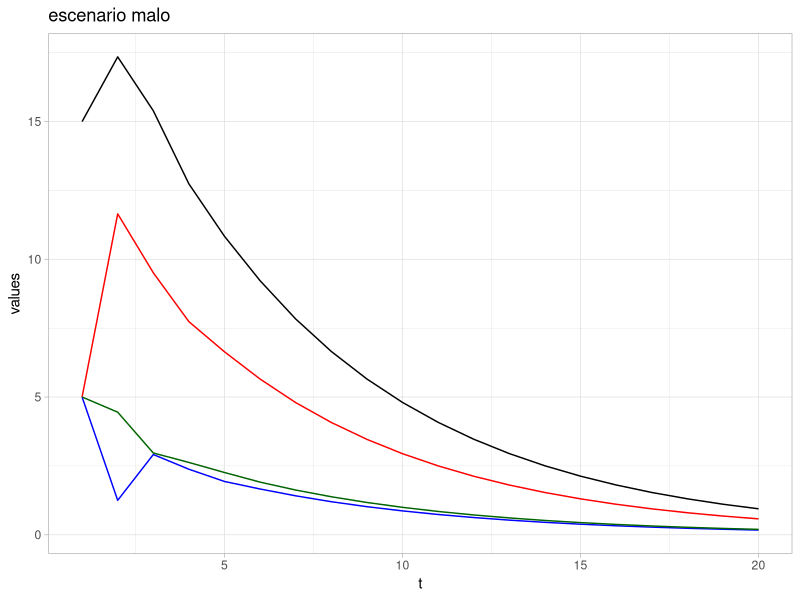
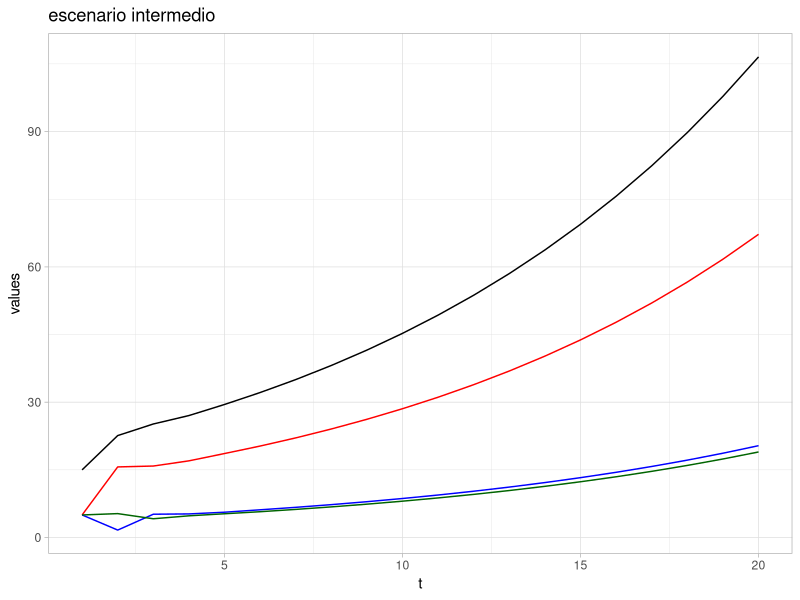
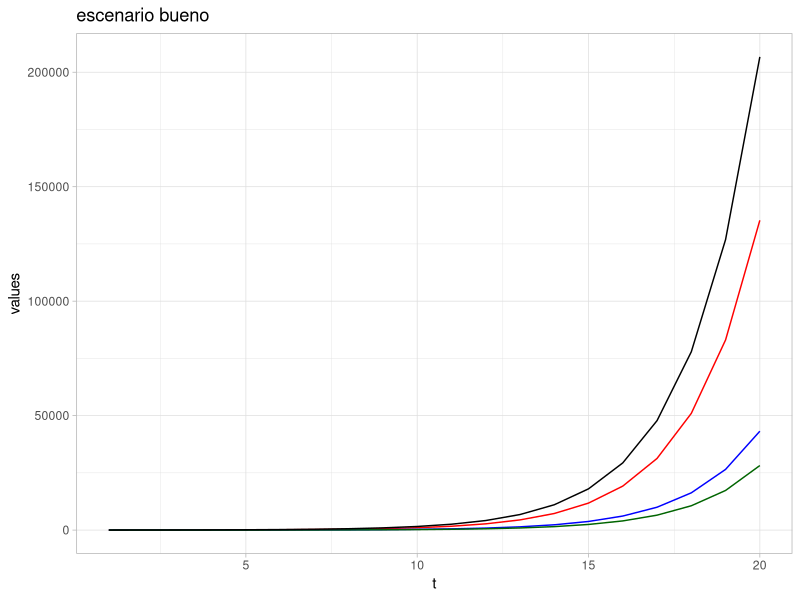
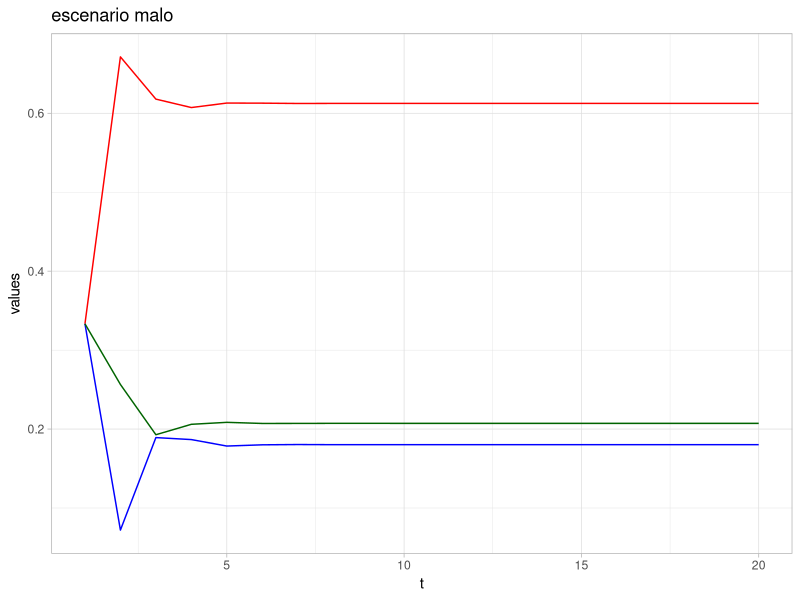
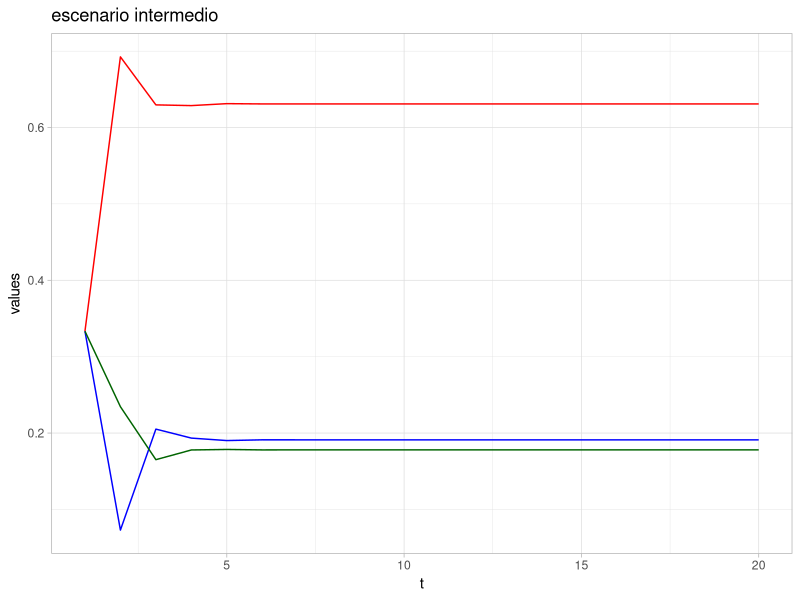
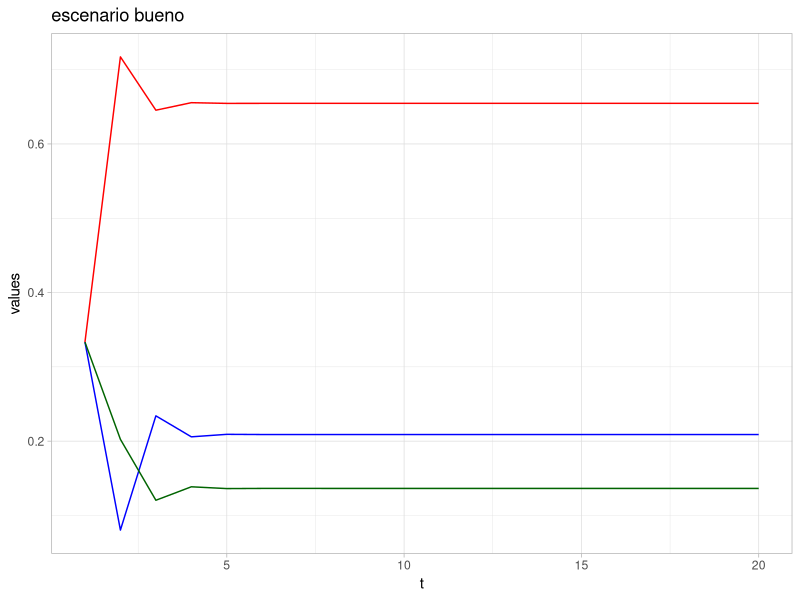
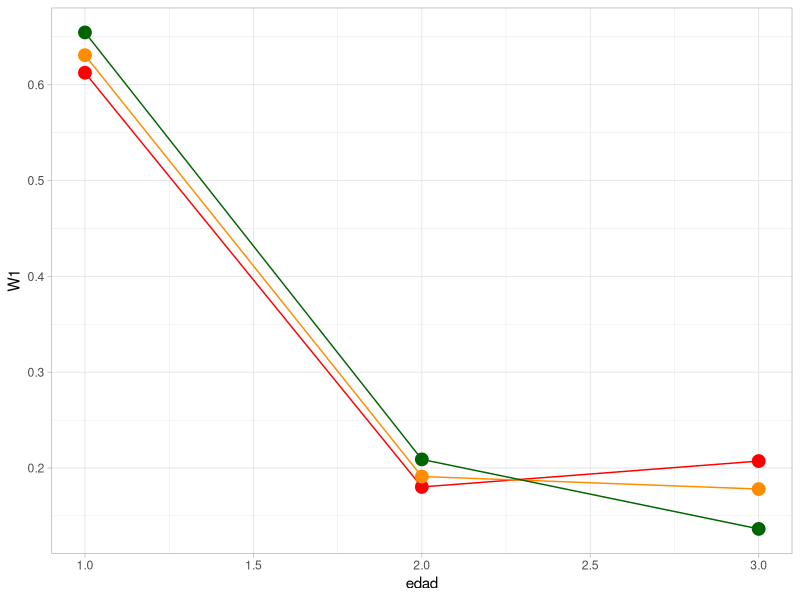
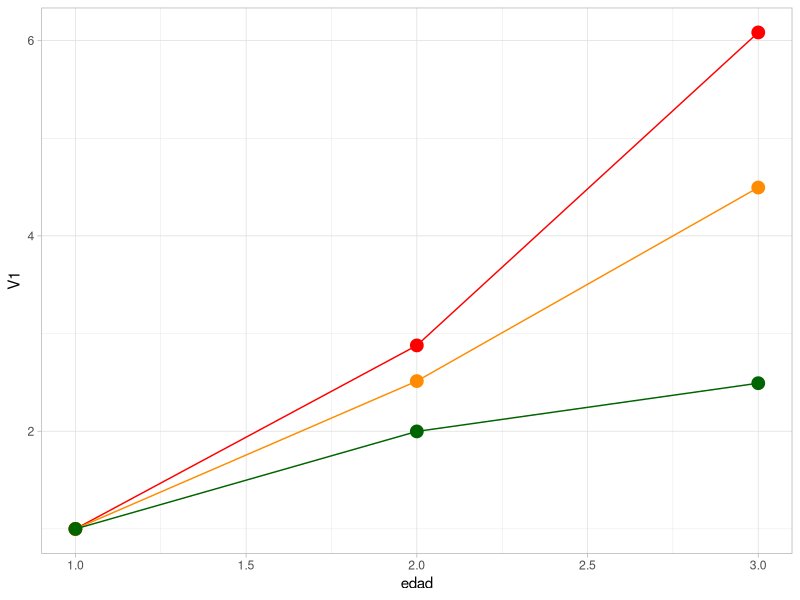

Recreate these plots in R, in order.
##############################################################
#            Ecologia y manejo de poblaciones                #
#                         2018                               #
#            Trabajos practicos en R                         #
#             #Crecimiento poblacional                       #
#         2. Dinamica poblacional de jabalies                #
#                    por LuciaRP                             #
##############################################################


###################### para empezar ##########################
# para ejecutar cada instruccion tenemos que ubicar arriba el 
# cursor y apretar las teclas Ctrl + Enter
# sino tambien hacer click en "Run" arriba del script

# limpiamos la memoria de objetos guardados
rm(list=ls())

############# fabricamos las matrices de transicion ##########

# armamos el esqueleto de cada matriz y lo rellenamos 
# con el valor correspondiente
# igual que hicieron en el punto 3 del tp

# escenario malo: matriz A1
A1 <- matrix(0,nr=3,ncol=3)
rownames(A1)<-c("juv 1","juv 2","adultos")
colnames(A1)<-c("juv 1","juv 2","adultos")
A1[1,1] <- 0.13
A1[1,2] <- 0.56
A1[1,3] <- 1.64
A1[2,1] <- 0.25
A1[3,2] <- 0.31
A1[3,3] <- 0.58

# escenario intermedio: matriz A2
A2 <- matrix(0,nr=3,ncol=3)
rownames(A2)<-c("juv 1","juv 2","adultos")
colnames(A2)<-c("juv 1","juv 2","adultos")
A2[1,1] <- 0.26
A2[1,2] <- 0.94
A2[1,3] <- 1.93
A2[2,1] <- 0.33
A2[3,2] <- 0.40
A2[3,3] <- 0.66

# escenario bueno: A3
A3 <- matrix(0,nr=3,ncol=3)
rownames(A3)<-c("juv 1","juv 2","adultos")
colnames(A3)<-c("juv 1","juv 2","adultos")
A3[1,1] <- 0.59
A3[1,2] <- 1.76
A3[1,3] <- 2.29
A3[2,1] <- 0.52
A3[3,2] <- 0.60
A3[3,3] <- 0.71

# Podemos corroborar el contenido de las matrices ejecutando el 
# nombre de cada una, que aparecera en la consola
A1
A2
A3

################ miramos el crecimiento ##################

# empezamos con el escenario malo - matriz A1

# vamos a fabricar un objeto que sea una matriz llena de 0s 
# para rellenar con los valores de abundancia
# en el tiempo: cada columna es un tiempo
# y para cada edad: cada fila es una clase de edad 
tmax=20
n1 <- matrix(0,ncol=3,nr=tmax)

# fabrico un vector de abundancia inicial de cada edad
# abundancia de: juveniles de hasta un anho, yearlings de 2 y adultos
n1[1,] <- c(5,5,5) 

# y ahora fabrico la ecuacion de crecimiento: 
for(i in 1:(tmax-1)) n1[i+1,] <- A1%*%n1[i,] 

# ya esta! una vez ejecutado el codigo anterior lo que hicimos fue
# proyectar el crecimiento d una poblacion estructurada por edades
# con las tasas vitales de A1 y las cantidades iniciales elegidas
# y con esos valores rellenamos la matriz de abundancias en el tiempo

# para verla ejecuten las siguientes lineas

n1 <- as.data.frame(n1)
colnames(n1) <- c("juv1","juv2","adulto")
t <- c(1:20)
n1 <- cbind(n1,t)
n1
# ahora vamos a los otros dos escenarios:
# intermedio
n2 <- matrix(0,ncol=3,nr=tmax)
n2[1,] <- c(5,5,5) 
for(i in 1:(tmax-1)) n2[i+1,] <- A2%*%n2[i,] 
n2 <- as.data.frame(n2)
colnames(n2) <- c("juv1","juv2","adulto")
n2 <- cbind(n2,t)
# bueno
n3 <- matrix(0,ncol=3,nr=tmax)
n3[1,] <- c(5,5,5)
for(i in 1:(tmax-1)) n3[i+1,] <- A3%*%n3[i,] 
n3 <- as.data.frame(n3)
colnames(n3) <- c("juv1","juv2","adulto")
n3 <- cbind(n3,t)

# si queremos agregar cuantos individuos totales hay a cada tiempo
# hacemos la suma de individuos de las 3 edades a cada tiempo
n1$suma <- rowSums(n1[,c("juv1","juv2","adulto")])
n2$suma <- rowSums(n2[,c("juv1","juv2","adulto")])
n3$suma <- rowSums(n3[,c("juv1","juv2","adulto")])

# vamos a graficar como le va a cada clase de edad
library(ggplot2)
# en el tiempo

# escenario malo
ggplot(data=n1,aes(x=t,y=values))+
  geom_line(aes(y=juv1),col='red')+
  geom_line(aes(y=juv2),col='blue')+
  geom_line(aes(y=adulto),col='darkgreen')+
  geom_line(aes(y=suma),col='black')+
  ggtitle("escenario malo") +
  theme_light()

#escenario intermedio
ggplot(data=n2,aes(x=t,y=values))+
  geom_line(aes(y=juv1),col='red')+
  geom_line(aes(y=juv2),col='blue')+
  geom_line(aes(y=adulto),col='darkgreen')+
  geom_line(aes(y=suma),col='black')+
  ggtitle("escenario intermedio") +
  theme_light()

# escenario bueno
ggplot(data=n3,aes(x=t,y=values))+
  geom_line(aes(y=juv1),col='red')+
  geom_line(aes(y=juv2),col='blue')+
  geom_line(aes(y=adulto),col='darkgreen')+
  geom_line(aes(y=suma),col='black')+
  ggtitle("escenario bueno") +
  theme_light()

# definimos las abundancias proporcionales
# escenario malo
w1 <- data.frame(juv1=1:20,juv2=1:20,adulto=1:20)
w1$juv1 <- n1$juv1/n1$suma
w1$juv2<- n1$juv2/n1$suma
w1$adulto<- n1$adulto/n1$suma
# escenario intermedio
w2 <- data.frame(juv1=1:20,juv2=1:20,adulto=1:20)
w2$juv1 <- n2$juv1/n2$suma
w2$juv2 <- n2$juv2/n2$suma
w2$adulto<- n2$adulto/n2$suma
# escenario bueno
w3 <- data.frame(juv1=1:20,juv2=1:20,adulto=1:20)
w3$juv1 <- n3$juv1/n3$suma
w3$juv2<- n3$juv2/n3$suma
w3$adulto<- n3$adulto/n3$suma

# y graficamos otra vez
# escenario malo
ggplot(data=w1,aes(x=t,y=values))+
  geom_line(aes(y=juv1),col='red')+
  geom_line(aes(y=juv2),col='blue')+
  geom_line(aes(y=adulto),col='darkgreen')+
  ggtitle("escenario malo") +
  theme_light()

#escenario intermedio
ggplot(data=w2,aes(x=t,y=values))+
  geom_line(aes(y=juv1),col='red')+
  geom_line(aes(y=juv2),col='blue')+
  geom_line(aes(y=adulto),col='darkgreen')+
  ggtitle("escenario intermedio") +
  theme_light()

# escenario bueno
ggplot(data=w3,aes(x=t,y=values))+
  geom_line(aes(y=juv1),col='red')+
  geom_line(aes(y=juv2),col='blue')+
  geom_line(aes(y=adulto),col='darkgreen')+
  ggtitle("escenario bueno") +
  theme_light()

################# analisis matricial ################

# calculamos los autovalores (tasas de crecimiento)

# para el escenario malo
eigA1 <- eigen(A1)
dom1 <- which.max(eigA1[["values"]])
lambda1 <- Re(eigA1[["values"]][dom1])
lambda1
# para el escenario intermedio
eigA2 <- eigen(A2)
dom2 <- which.max(eigA2[["values"]])
lambda2 <- Re(eigA2[["values"]][dom2])
lambda2
# para el escenario bueno
eigA3 <- eigen(A3)
dom3 <- which.max(eigA3[["values"]])
lambda3 <- Re(eigA3[["values"]][dom3])
lambda3

# calculamos los autovectores izquierdo y derecho
# la estructura estable de edades: W
# y el vector de valor reproductivo: V
# para cada escenario

# para el escenario malo
Wraw1 <- Re(eigA1[["vectors"]][,dom1])
W1 <- Wraw1/sum(Wraw1)
W1
Vraw1 <- eigen(t(A1))
Vtemp1 <- Re(Vraw1$vectors[,which.max(Re(Vraw1$values))])
V1 <- Vtemp1/Vtemp1[1]
V1b<- Vtemp1/sum(Vtemp1)
V1

# para el escenario intermedio
Wraw2 <- Re(eigA2[["vectors"]][,dom2])
W2 <- Wraw2/sum(Wraw2)
W2

Vraw2 <- eigen(t(A2))
Vtemp2 <- Re(Vraw2$vectors[,which.max(Re(Vraw2$values))])
V2 <- Vtemp2/Vtemp2[1]
V2b<-Vtemp2/sum(Vtemp2)
V2

# para el escenario bueno
Wraw3 <- Re(eigA3[["vectors"]][,dom3])
W3 <- Wraw3/sum(Wraw3)
W3

Vraw3 <- eigen(t(A3))
Vtemp3 <- Re(Vraw3$vectors[,which.max(Re(Vraw3$values))])
V3 <- Vtemp3/Vtemp3[1]
V3b<-Vtemp3/sum(Vtemp3)
V3

# vamos a graficarlos
W <- cbind.data.frame(W1,W2,W3,edad=1:3)
V <- cbind.data.frame(V1,V2,V3,edad=1:3)
Vb <- cbind.data.frame(V1b,V2b,V3b,edad=1:3)

# para la estructura estable de edades
ggplot(data=W,aes(x=edad))+
  geom_point(aes(y=W1),col='red',size=4)+geom_line(aes(y=W1),col='red')+
  geom_point(aes(y=W2),col='darkorange',size=4)+geom_line(aes(y=W2),col='darkorange')+
  geom_point(aes(y=W3),col='darkgreen',size=4)+geom_line(aes(y=W3),col='darkgreen')+
  theme_light()
  
# para el valor reproductivo respecto al inicial (maximo)
ggplot(data=V,aes(x=edad))+
  geom_point(aes(y=V1),col='red',size=4)+geom_line(aes(y=V1),col='red')+
  geom_point(aes(y=V2),col='darkorange',size=4)+geom_line(aes(y=V2),col='darkorange')+
  geom_point(aes(y=V3),col='darkgreen',size=4)+geom_line(aes(y=V3),col='darkgreen')+
  theme_light()
 
# para el valor reproductivo proporcional al total
ggplot(data=Vb,aes(x=edad))+
  geom_point(aes(y=V1b),col='red',size=4)+geom_line(aes(y=V1b),col='red')+
  geom_point(aes(y=V2b),col='darkorange',size=4)+geom_line(aes(y=V2b),col='darkorange')+
  geom_point(aes(y=V3b),col='darkgreen',size=4)+geom_line(aes(y=V3b),col='darkgreen')+
  theme_light()

####### analisis de sensibilidad y elasticidad #########

# analizamos la variacion que provoca en lambda 
# la variacion de las tasas que componene la matriz
# la sensibilidad: S
# y la sensibilidad proporcional: elasticidad elas

# para el escenario malo
VW1 <- V1%*%t(W1)
S1 <- VW1/as.numeric(V1%*%W1)
S1
elas1 <- (A1/lambda1)*S1
elas1

# para el escenario intermedio
VW2 <- V2%*%t(W2)
S2 <- VW2/as.numeric(V2%*%W2)
S2
elas2 <- (A2/lambda2)*S2
elas2

# para el escenario bueno
VW3 <- V3%*%t(W3)
S3 <- VW3/as.numeric(V3%*%W3)
S3
elas3 <- (A3/lambda3)*S3
elas3
